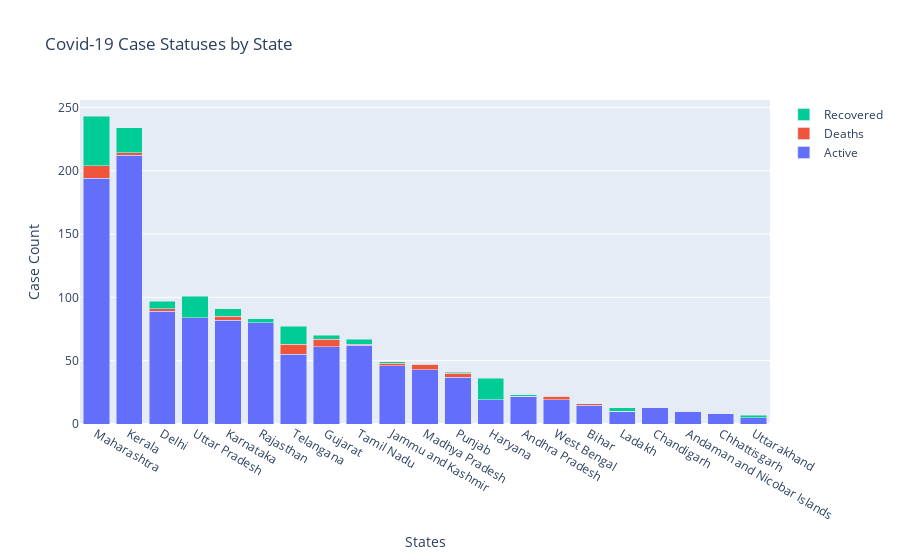

Notebook code for this chart:
### Code cell
fig = go.Figure(go.Bar(x=toplot.loc[1:,'State'], y=toplot.loc[1:,'Active'], name='Active'))
fig.add_trace(go.Bar(x=toplot.loc[1:,'State'], y=toplot.loc[1:,'Deaths'], name='Deaths'))
fig.add_trace(go.Bar(x=toplot.loc[1:,'State'], y=toplot.loc[1:,'Recovered'], name='Recovered'))

fig.update_layout(title='Covid-19 Case Statuses by State',barmode='stack', xaxis={'categoryorder':'array', 'categoryarray':toplot.loc[1:,'State']}, xaxis_title="States",
    yaxis_title="Case Count")

fig.show()

### Figure 1 — Plotly figure (JSON) as saved in the notebook; plotly's stock layout.template omitted (floating-point values rounded to 4 significant figures)
{"data": [{"name": "Active", "type": "bar", "x": ["Maharashtra", "Kerala", "Delhi", "Uttar Pradesh", "Karnataka", "Rajasthan", "Telangana", "Gujarat", "Tamil Nadu", "Jammu and Kashmir", "Madhya Pradesh", "Punjab", "Haryana", "Andhra Pradesh", "West Bengal", "Bihar", "Ladakh", "Chandigarh", "Andaman and Nicobar Islands", "Chhattisgarh", "Uttarakhand"], "y": [194, 212, 89, 84, 82, 80, 55, 61, 62, 46, 43, 37, 19, 22, 19, 15, 10, 13, 10, 8, 5]}, {"name": "Deaths", "type": "bar", "x": ["Maharashtra", "Kerala", "Delhi", "Uttar Pradesh", "Karnataka", "Rajasthan", "Telangana", "Gujarat", "Tamil Nadu", "Jammu and Kashmir", "Madhya Pradesh", "Punjab", "Haryana", "Andhra Pradesh", "West Bengal", "Bihar", "Ladakh", "Chandigarh", "Andaman and Nicobar Islands", "Chhattisgarh", "Uttarakhand"], "y": [10, 2, 2, 0, 3, 0, 8, 6, 1, 2, 4, 3, 0, 0, 3, 1, 0, 0, 0, 0, 0]}, {"name": "Recovered", "type": "bar", "x": ["Maharashtra", "Kerala", "Delhi", "Uttar Pradesh", "Karnataka", "Rajasthan", "Telangana", "Gujarat", "Tamil Nadu", "Jammu and Kashmir", "Madhya Pradesh", "Punjab", "Haryana", "Andhra Pradesh", "West Bengal", "Bihar", "Ladakh", "Chandigarh", "Andaman and Nicobar Islands", "Chhattisgarh", "Uttarakhand"], "y": [39, 20, 6, 17, 6, 3, 14, 3, 4, 1, 0, 1, 17, 1, 0, 0, 3, 0, 0, 0, 2]}], "layout": {"barmode": "stack", "title": {"text": "Covid-19 Case Statuses by State"}, "xaxis": {"categoryarray": ["Maharashtra", "Kerala", "Delhi", "Uttar Pradesh", "Karnataka", "Rajasthan", "Telangana", "Gujarat", "Tamil Nadu", "Jammu and Kashmir", "Madhya Pradesh", "Punjab", "Haryana", "Andhra Pradesh", "West Bengal", "Bihar", "Ladakh", "Chandigarh", "Andaman and Nicobar Islands", "Chhattisgarh", "Uttarakhand"], "categoryorder": "array", "title": {"text": "States"}}, "yaxis": {"title": {"text": "Case Count"}}}}
